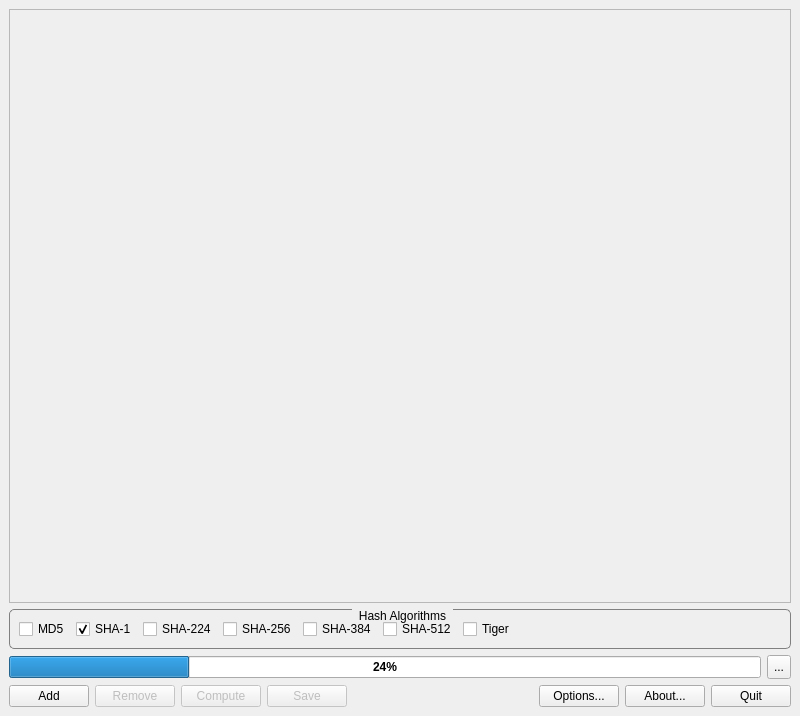
<?xml version="1.0" encoding="UTF-8"?>
<ui version="4.0">
 <class>SimpleHasherMainWindow</class>
 <widget class="QMainWindow" name="SimpleHasherMainWindow">
  <property name="geometry">
   <rect>
    <x>0</x>
    <y>0</y>
    <width>800</width>
    <height>716</height>
   </rect>
  </property>
  <property name="windowTitle">
   <string>Simple Hasher</string>
  </property>
  <property name="windowIcon">
   <iconset resource="rsc/resources.qrc">
    <normaloff>:/SimpleHasher/application.svg</normaloff>:/SimpleHasher/application.svg</iconset>
  </property>
  <widget class="QWidget" name="centralwidget">
   <layout class="QVBoxLayout" name="verticalLayout" stretch="1,0,0,0">
    <item>
     <widget class="QTableWidget" name="m_hashTable">
      <property name="enabled">
       <bool>false</bool>
      </property>
      <property name="toolTip">
       <string>List of files and computed hashes</string>
      </property>
      <property name="sizeAdjustPolicy">
       <enum>QAbstractScrollArea::SizeAdjustPolicy::AdjustToContents</enum>
      </property>
      <property name="alternatingRowColors">
       <bool>true</bool>
      </property>
      <property name="columnCount">
       <number>0</number>
      </property>
     </widget>
    </item>
    <item>
     <widget class="QGroupBox" name="m_hashGroup">
      <property name="sizePolicy">
       <sizepolicy hsizetype="Expanding" vsizetype="Expanding">
        <horstretch>0</horstretch>
        <verstretch>0</verstretch>
       </sizepolicy>
      </property>
      <property name="styleSheet">
       <string notr="true">QGroupBox {
    border: 1px solid gray;
    border-radius: 5px;
    margin-top: 2ex;
}

QGroupBox::title {
    subcontrol-origin: margin;
    subcontrol-position: top center; /* position at the top center */
    padding: 0px 5px;
}</string>
      </property>
      <property name="title">
       <string>Hash Algorithms</string>
      </property>
      <layout class="QHBoxLayout" name="horizontalLayout">
       <item>
        <widget class="QCheckBox" name="m_md5">
         <property name="toolTip">
          <string>Message-Digest Algorithm 5 (128 bits)</string>
         </property>
         <property name="text">
          <string>MD5</string>
         </property>
        </widget>
       </item>
       <item>
        <widget class="QCheckBox" name="m_sha1">
         <property name="toolTip">
          <string>Secure Hash Algorithm 1 (160 bits)</string>
         </property>
         <property name="text">
          <string>SHA-1</string>
         </property>
         <property name="checked">
          <bool>true</bool>
         </property>
        </widget>
       </item>
       <item>
        <widget class="QCheckBox" name="m_sha224">
         <property name="toolTip">
          <string>Secure Hash Algorithm 2 (224 bits)</string>
         </property>
         <property name="text">
          <string>SHA-224</string>
         </property>
        </widget>
       </item>
       <item>
        <widget class="QCheckBox" name="m_sha256">
         <property name="toolTip">
          <string>Secure Hash Algorithm 2 (256 bits)</string>
         </property>
         <property name="text">
          <string>SHA-256</string>
         </property>
        </widget>
       </item>
       <item>
        <widget class="QCheckBox" name="m_sha384">
         <property name="toolTip">
          <string>Secure Hash Algorithm 2 (384 bits)</string>
         </property>
         <property name="text">
          <string>SHA-384</string>
         </property>
        </widget>
       </item>
       <item>
        <widget class="QCheckBox" name="m_sha512">
         <property name="toolTip">
          <string>Secure Hash Algorithm 2 (512 bits)</string>
         </property>
         <property name="text">
          <string>SHA-512</string>
         </property>
        </widget>
       </item>
       <item>
        <widget class="QCheckBox" name="m_tiger">
         <property name="toolTip">
          <string>Tiger (192 bits)</string>
         </property>
         <property name="text">
          <string>Tiger</string>
         </property>
        </widget>
       </item>
       <item>
        <spacer name="horizontalSpacer_2">
         <property name="orientation">
          <enum>Qt::Orientation::Horizontal</enum>
         </property>
         <property name="sizeHint" stdset="0">
          <size>
           <width>40</width>
           <height>20</height>
          </size>
         </property>
        </spacer>
       </item>
      </layout>
     </widget>
    </item>
    <item>
     <layout class="QHBoxLayout" name="horizontalLayout_4">
      <item>
       <widget class="QProgressBar" name="m_progress">
        <property name="font">
         <font>
          <bold>true</bold>
         </font>
        </property>
        <property name="toolTip">
         <string>Current process progress.</string>
        </property>
        <property name="value">
         <number>24</number>
        </property>
        <property name="alignment">
         <set>Qt::AlignmentFlag::AlignCenter</set>
        </property>
       </widget>
      </item>
      <item>
       <widget class="QToolButton" name="m_cancel">
        <property name="minimumSize">
         <size>
          <width>24</width>
          <height>24</height>
         </size>
        </property>
        <property name="maximumSize">
         <size>
          <width>24</width>
          <height>24</height>
         </size>
        </property>
        <property name="toolTip">
         <string>Cancel current process.</string>
        </property>
        <property name="text">
         <string>...</string>
        </property>
        <property name="icon">
         <iconset resource="rsc/resources.qrc">
          <normaloff>:/SimpleHasher/cancel.svg</normaloff>:/SimpleHasher/cancel.svg</iconset>
        </property>
        <property name="iconSize">
         <size>
          <width>20</width>
          <height>20</height>
         </size>
        </property>
       </widget>
      </item>
     </layout>
    </item>
    <item>
     <layout class="QHBoxLayout" name="horizontalLayout_2">
      <item>
       <widget class="QPushButton" name="m_addFile">
        <property name="toolTip">
         <string>Add files to the list to hashed</string>
        </property>
        <property name="statusTip">
         <string>Add files to the list to hashed</string>
        </property>
        <property name="text">
         <string>Add</string>
        </property>
       </widget>
      </item>
      <item>
       <widget class="QPushButton" name="m_removeFile">
        <property name="enabled">
         <bool>false</bool>
        </property>
        <property name="toolTip">
         <string>Remove data from the list to be hashed</string>
        </property>
        <property name="statusTip">
         <string>Remove data from the list to be hashed</string>
        </property>
        <property name="text">
         <string>Remove</string>
        </property>
       </widget>
      </item>
      <item>
       <widget class="QPushButton" name="m_compute">
        <property name="enabled">
         <bool>false</bool>
        </property>
        <property name="toolTip">
         <string>Compute selected hashes for the group of files</string>
        </property>
        <property name="statusTip">
         <string>Compute selected hashes for the group of files</string>
        </property>
        <property name="text">
         <string>Compute</string>
        </property>
       </widget>
      </item>
      <item>
       <widget class="QPushButton" name="m_save">
        <property name="enabled">
         <bool>false</bool>
        </property>
        <property name="toolTip">
         <string>Save hashes to a file</string>
        </property>
        <property name="statusTip">
         <string>Save hashes to a file</string>
        </property>
        <property name="text">
         <string>Save</string>
        </property>
       </widget>
      </item>
      <item>
       <spacer name="horizontalSpacer">
        <property name="orientation">
         <enum>Qt::Orientation::Horizontal</enum>
        </property>
        <property name="sizeHint" stdset="0">
         <size>
          <width>40</width>
          <height>20</height>
         </size>
        </property>
       </spacer>
      </item>
      <item>
       <widget class="QPushButton" name="m_options">
        <property name="text">
         <string>Options...</string>
        </property>
       </widget>
      </item>
      <item>
       <widget class="QPushButton" name="m_about">
        <property name="toolTip">
         <string>About Simple Hasher</string>
        </property>
        <property name="statusTip">
         <string>About Simple Hasher</string>
        </property>
        <property name="text">
         <string>About...</string>
        </property>
       </widget>
      </item>
      <item>
       <widget class="QPushButton" name="m_quit">
        <property name="toolTip">
         <string>Quit the application</string>
        </property>
        <property name="statusTip">
         <string>Quit the application</string>
        </property>
        <property name="text">
         <string>Quit</string>
        </property>
       </widget>
      </item>
     </layout>
    </item>
   </layout>
  </widget>
 </widget>
 <resources>
  <include location="rsc/resources.qrc"/>
 </resources>
 <connections/>
</ui>
